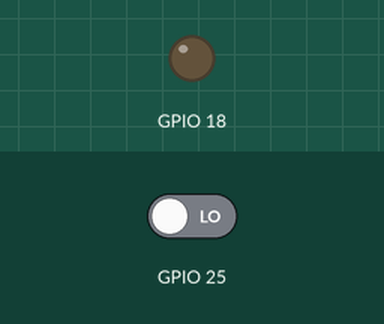
The program below on a simulated Raspberry Pi (BCM pin numbers). Shown: output pins drawn as LEDs (lit = HIGH). The inputs (shaded band) are chosen by the test bench; at power-on: GPIO 25 LOW. What the program prints to the terminal is not drawn.

Above: at 1.2 s.
1.3 s: GPIO 25 driven HIGH
At 1.7 s:
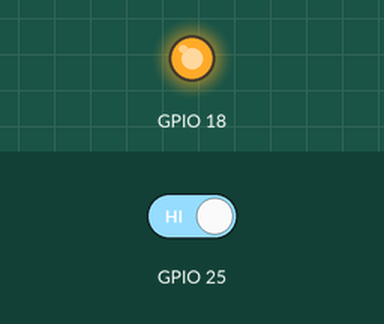
2.8 s: GPIO 25 driven LOW
At 4.2 s:
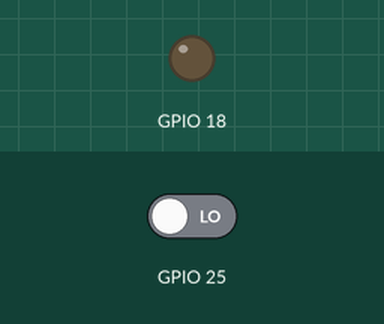
Timing chart, 0 to 5.8 s (numbered marks = the images above; inputs shaded):
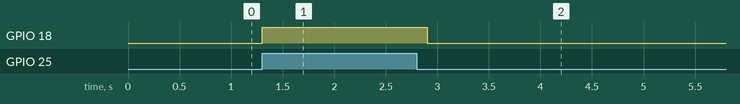

The program:

pir.py
```python
import RPi.GPIO as GPIO
import time
GPIO.setmode(GPIO.BCM)
GPIO.setup(18, GPIO.OUT)
GPIO.setup(25, GPIO.IN)
try:

        while True:
            if GPIO.input(25)==True:
                print("Sensor On!!")
                GPIO.output(18, True)
                time.sleep(0.2)
            if GPIO.input(25)==False:
                print("Sensor Off!!")
                GPIO.output(18, False)
except KeyboardInterrupt:
    GPIO.cleanup()
    
```

Measured:
- after the input at 1.3 s, GPIO 18: LOW → HIGH at once
- after the input at 2.8 s, GPIO 18: HIGH → LOW after 0.10 s
